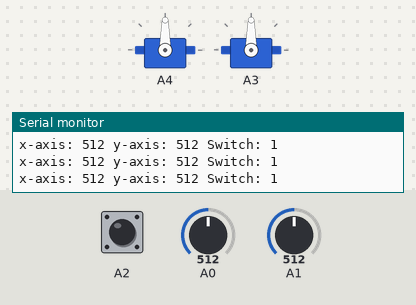
Recording of a sketch running on a simulated Arduino Uno, built for the host (arithmetic inside an expression is 32-bit, double 64-bit). On the bench: 2 × servo, the last lines printed to the serial monitor. The test bench sets the inputs (shaded band); at power-on: A0 = 512, A1 = 512, A2 HIGH.

Above: at 2.2 s.
2.3 s: A0 set to 544
3.8 s: A0 set to 563
At 6.5 s:
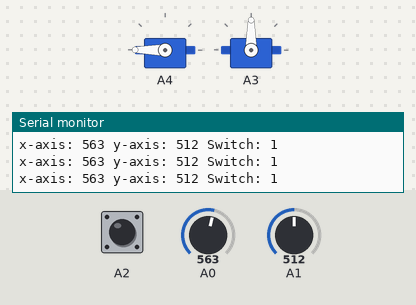
6.8 s: A1 set to 480
At 8.3 s:
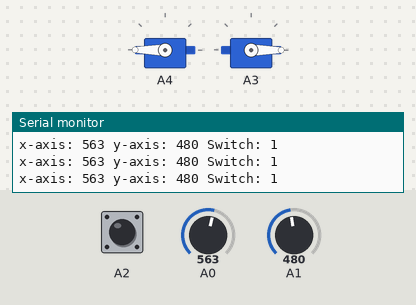
9.8 s: A2 pulled LOW for 0.15 s
At 10.13 s:
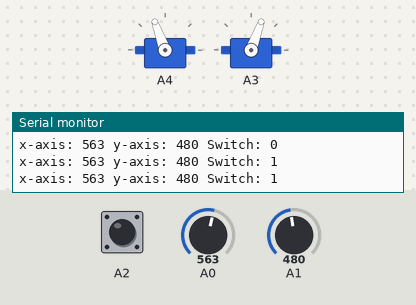
12.8 s: A1 set to 538
15.8 s: A1 set to 560
At 21.58 s:
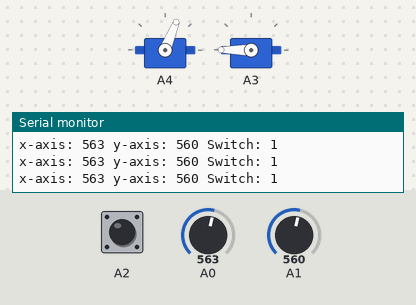
Timing chart, 0 to 22.2 s (numbered marks = the images above; inputs shaded):
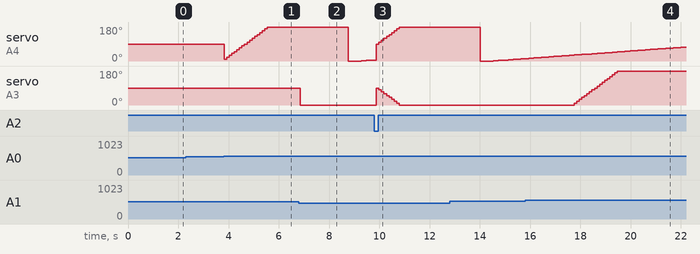

Measured:
- the behaviour switches between 551 and 552 on A0 (found by bisection; images 0 and 1)
- the behaviour switches between 491 and 490 on A1 (found by bisection; images 1 and 2)
- the behaviour switches between 551 and 552 on A1 (found by bisection; images 3 and 4)
- after the input at 3.8 s, servo on A4: 90° → 10° at once, → 20° 0.10 s later, → 30° 0.10 s later, → 40° 0.10 s later, … (18 changes in this stretch)
- after the input at 6.8 s, servo on A3: 90° → 0° after 0.05 s
- after the input at 9.8 s, servo on A3: 0° → 90° after 0.08 s, → 80° 0.10 s later, → 70° 0.10 s later, → 60° 0.10 s later, … (10 changes in this stretch)
- after the input at 15.8 s, servo on A3: moves from 0° to 180° over 1.7 s, starting after 2.0 s

The sketch:

20211101__A_Joystick_controls_2_servos_.ino
```cpp
#include <Servo.h>
Servo 你的班級學號_Servo1;
Servo 你的班級學號_Servo2;
int angle1 = 0;
int angle2 = 0;

void setup() {
  Serial.begin(9600);
  delay(1000);
  pinMode(A2, INPUT_PULLUP);
  你的班級學號_Servo1.attach(A4);
  你的班級學號_Servo2.attach(A3);
}

void loop() {
  Serial.print("x-axis: "); Serial.print(analogRead(A0)); Serial.print(" ");
  Serial.print("y-axis: "); Serial.print(analogRead(A1)); Serial.print(" ");
  Serial.print("Switch: "); Serial.print(digitalRead(A2)); Serial.print(" ");
  Serial.println();
  if (digitalRead(A2) == 0) {
    angle1 = 90; 你的班級學號_Servo1.write(angle1);
    angle2 = 90; 你的班級學號_Servo2.write(angle2);
  }
  else {
    if (analogRead(A0) > 551) {
      angle1 = angle1 + 10 ;
      你的班級學號_Servo1.write(angle1);
    }
    if (analogRead(A0) < 491) {
      angle1 = angle1 - 10;
      你的班級學號_Servo1.write(angle1);
    }
    if (analogRead(A1) > 551) {
      angle2 = angle2 + 10 ;
      你的班級學號_Servo2.write(angle2);
    }
    if (analogRead(A1) < 491) {
      angle2 = angle2 - 10;
      你的班級學號_Servo2.write(angle2);
    }
  }
  delay(100);
}
```
